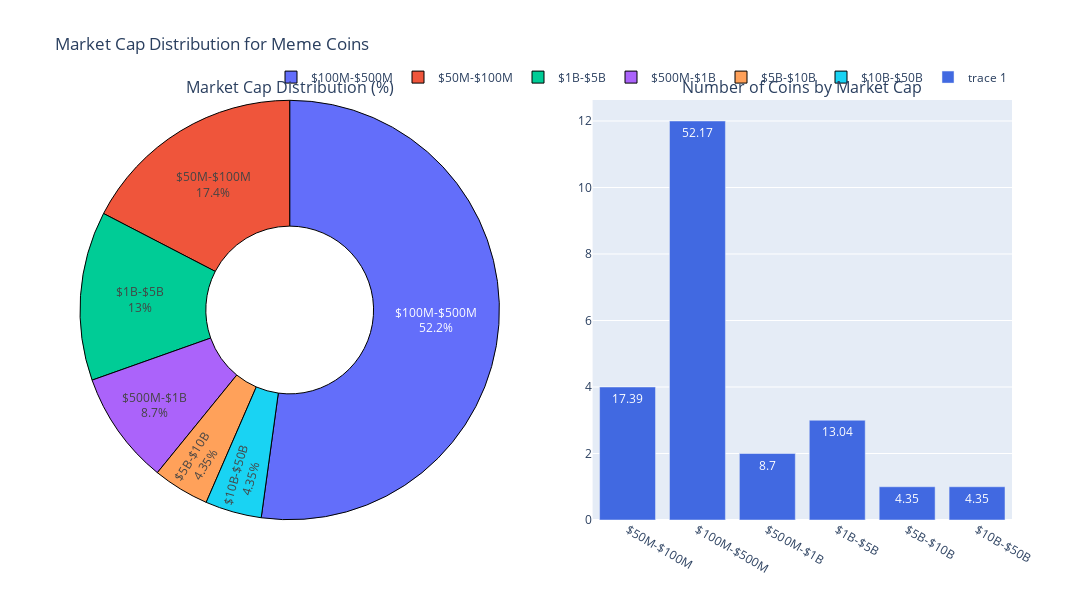
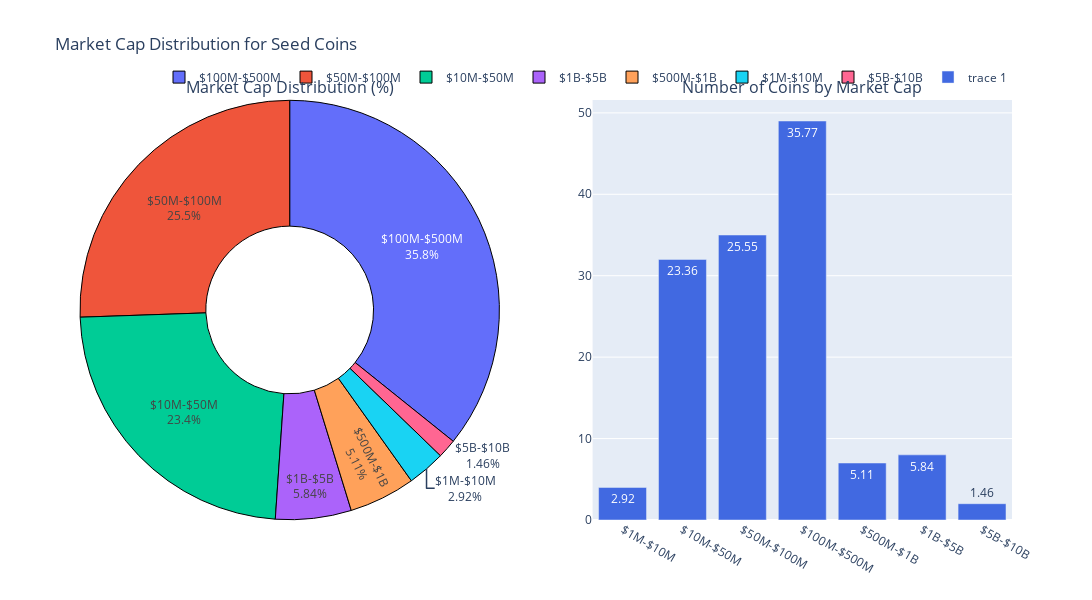
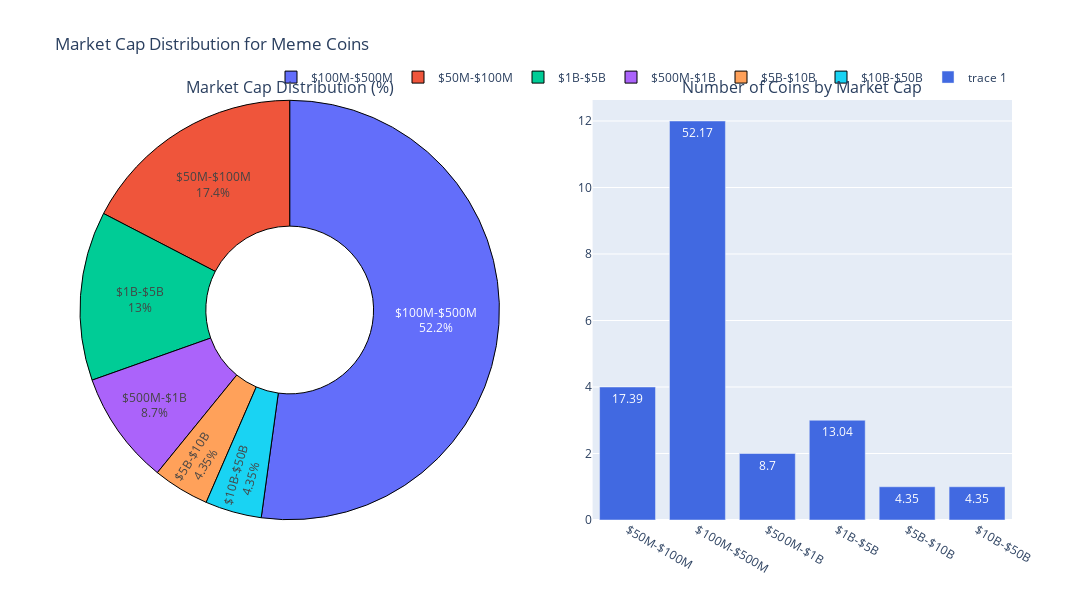

The notebook cell these images were saved under, in order:
### Code cell
# Create a function to analyze market cap distribution for any tag
def analyze_market_cap_distribution(tag=None, coins_df=get_coins_data()):
    """
    Analyze the market cap distribution of coins in a specific tag category.
    
    Parameters:
    - tag: The tag category to analyze (e.g., 'Tag_Seed', 'Tag_Meme')
    - coins_df: DataFrame containing coin data
    
    Returns:
    - DataFrame with market cap distribution analysis
    """
    # Filter by tag if specified
    if tag:
        filtered_df = coins_df[coins_df[tag] == True].copy()
    else:
        filtered_df = coins_df.copy()
    
    # Define market cap thresholds
    thresholds = [
        (0, 1_000_000, '<$1M'),
        (1_000_000, 10_000_000, '$1M-$10M'),
        (10_000_000, 50_000_000, '$10M-$50M'),
        (50_000_000, 100_000_000, '$50M-$100M'),
        (100_000_000, 500_000_000, '$100M-$500M'),
        (500_000_000, 1_000_000_000, '$500M-$1B'),
        (1_000_000_000, 5_000_000_000, '$1B-$5B'),
        (5_000_000_000, 10_000_000_000, '$5B-$10B'),
        (10_000_000_000, 50_000_000_000, '$10B-$50B'),
        (50_000_000_000, float('inf'), '>$50B')
    ]
    
    # Categorize coins by market cap
    def categorize_market_cap(cap):
        for low, high, label in thresholds:
            if low <= cap < high:
                return label
        return '>$10B'  # Default for very large caps
    
    filtered_df['Market Cap Category'] = filtered_df['Market Cap'].apply(categorize_market_cap)
    
    # Count coins in each category
    distribution = filtered_df.groupby('Market Cap Category').size().reset_index(name='Count')
    
    # Calculate percentages
    total_coins = distribution['Count'].sum()
    distribution['Percentage'] = (distribution['Count'] / total_coins * 100).round(2)
    
    # Ensure the categories are in the right order
    category_order = ['<$1M', '$1M-$10M', '$10M-$50M', '$50M-$100M', '$100M-$500M', '$500M-$1B', '$1B-$5B', '$5B-$10B', '$10B-$50B', '>$50B']
    distribution['Market Cap Category'] = pd.Categorical(
        distribution['Market Cap Category'], 
        categories=category_order, 
        ordered=True
    )
    distribution = distribution.sort_values('Market Cap Category')
    
    return distribution, filtered_df

# Create interactive widgets for tag selection
import ipywidgets as widgets
from IPython.display import display

# Get all tag columns
tag_columns = [col for col in get_coins_data().columns if col.startswith('Tag_')]
tag_options = [None] + tag_columns  # Add None option for all coins

# Create dropdown for tag selection
tag_dropdown = widgets.Dropdown(
    options=tag_options,
    description='Category:',
    value=tag_options[1]  # Default to first tag
)

# Function to update visualizations based on selected tag
def update_visualizations(tag):
    distribution, filtered_df = analyze_market_cap_distribution(tag)
    
    # Create a figure with subplots
    fig = make_subplots(
        rows=1, cols=2,
        specs=[[{"type": "pie"}, {"type": "bar"}]],
        subplot_titles=("Market Cap Distribution (%)", "Number of Coins by Market Cap")
    )
    
    # Add pie chart
    fig.add_trace(
        go.Pie(
            labels=distribution['Market Cap Category'],
            values=distribution['Percentage'],
            textinfo='label+percent',
            hoverinfo='label+percent+value',
            marker=dict(line=dict(color='#000000', width=1)),
            hole=0.4
        ),
        row=1, col=1
    )
    
    # Add bar chart
    fig.add_trace(
        go.Bar(
            x=distribution['Market Cap Category'],
            y=distribution['Count'],
            text=distribution['Percentage'],
            textposition='auto',
            hovertemplate='%{x}<br>Count: %{y}<br>Percentage: %{text:.2f}%',
            marker_color='royalblue'
        ),
        row=1, col=2
    )
    
    # Update layout
    title_text = f"Market Cap Distribution for {tag.replace('Tag_', '')} Coins" if tag else "Market Cap Distribution for All Coins"
    fig.update_layout(
        title_text=title_text,
        height=600,
        width=1200,
        showlegend=True,
        legend=dict(orientation="h", yanchor="bottom", y=1.02, xanchor="right", x=1)
    )
    
    # Display the figure
    fig.show();
    
    # Display the distribution table
    display(distribution)

# Create interactive widget
interactive_plot = widgets.interactive(update_visualizations, tag=tag_dropdown)
display(interactive_plot);

# Initialize with default tag
update_visualizations(tag_options[1]);

### Figure 1 — Plotly figure (JSON) as saved in the notebook; plotly's stock layout.template omitted (floating-point values rounded to 4 significant figures)
{"data": [{"domain": {"x": [0, 0.45], "y": [0, 1]}, "hole": 0.4, "hoverinfo": "label+percent+value", "labels": ["$50M-$100M", "$100M-$500M", "$500M-$1B", "$1B-$5B", "$5B-$10B", "$10B-$50B"], "marker": {"line": {"color": "#000000", "width": 1}}, "textinfo": "label+percent", "type": "pie", "values": [17.39, 52.17, 8.7, 13.04, 4.35, 4.35]}, {"hovertemplate": "%{x}<br>Count: %{y}<br>Percentage: %{text:.2f}%", "marker": {"color": "royalblue"}, "text": [17.39, 52.17, 8.7, 13.04, 4.35, 4.35], "textposition": "auto", "type": "bar", "x": ["$50M-$100M", "$100M-$500M", "$500M-$1B", "$1B-$5B", "$5B-$10B", "$10B-$50B"], "xaxis": "x", "y": [4, 12, 2, 3, 1, 1], "yaxis": "y"}], "layout": {"annotations": [{"font": {"size": 16}, "showarrow": false, "text": "Market Cap Distribution (%)", "x": 0.225, "xanchor": "center", "xref": "paper", "y": 1, "yanchor": "bottom", "yref": "paper"}, {"font": {"size": 16}, "showarrow": false, "text": "Number of Coins by Market Cap", "x": 0.775, "xanchor": "center", "xref": "paper", "y": 1, "yanchor": "bottom", "yref": "paper"}], "height": 600, "legend": {"orientation": "h", "x": 1, "xanchor": "right", "y": 1.02, "yanchor": "bottom"}, "showlegend": true, "title": {"text": "Market Cap Distribution for Meme Coins"}, "width": 1200, "xaxis": {"anchor": "y", "domain": [0.55, 1]}, "yaxis": {"anchor": "x", "domain": [0, 1]}}}

### Figure 2 — Plotly figure (JSON) as saved in the notebook; plotly's stock layout.template omitted (floating-point values rounded to 4 significant figures)
{"data": [{"domain": {"x": [0, 0.45], "y": [0, 1]}, "hole": 0.4, "hoverinfo": "label+percent+value", "labels": ["$1M-$10M", "$10M-$50M", "$50M-$100M", "$100M-$500M", "$500M-$1B", "$1B-$5B", "$5B-$10B"], "marker": {"line": {"color": "#000000", "width": 1}}, "textinfo": "label+percent", "type": "pie", "values": [2.92, 23.36, 25.55, 35.77, 5.11, 5.84, 1.46]}, {"hovertemplate": "%{x}<br>Count: %{y}<br>Percentage: %{text:.2f}%", "marker": {"color": "royalblue"}, "text": [2.92, 23.36, 25.55, 35.77, 5.11, 5.84, 1.46], "textposition": "auto", "type": "bar", "x": ["$1M-$10M", "$10M-$50M", "$50M-$100M", "$100M-$500M", "$500M-$1B", "$1B-$5B", "$5B-$10B"], "xaxis": "x", "y": [4, 32, 35, 49, 7, 8, 2], "yaxis": "y"}], "layout": {"annotations": [{"font": {"size": 16}, "showarrow": false, "text": "Market Cap Distribution (%)", "x": 0.225, "xanchor": "center", "xref": "paper", "y": 1, "yanchor": "bottom", "yref": "paper"}, {"font": {"size": 16}, "showarrow": false, "text": "Number of Coins by Market Cap", "x": 0.775, "xanchor": "center", "xref": "paper", "y": 1, "yanchor": "bottom", "yref": "paper"}], "height": 600, "legend": {"orientation": "h", "x": 1, "xanchor": "right", "y": 1.02, "yanchor": "bottom"}, "showlegend": true, "title": {"text": "Market Cap Distribution for Seed Coins"}, "width": 1200, "xaxis": {"anchor": "y", "domain": [0.55, 1]}, "yaxis": {"anchor": "x", "domain": [0, 1]}}}

### Figure 3 — Plotly figure (JSON) as saved in the notebook; plotly's stock layout.template omitted (floating-point values rounded to 4 significant figures)
{"data": [{"domain": {"x": [0, 0.45], "y": [0, 1]}, "hole": 0.4, "hoverinfo": "label+percent+value", "labels": ["$50M-$100M", "$100M-$500M", "$500M-$1B", "$1B-$5B", "$5B-$10B", "$10B-$50B"], "marker": {"line": {"color": "#000000", "width": 1}}, "textinfo": "label+percent", "type": "pie", "values": [17.39, 52.17, 8.7, 13.04, 4.35, 4.35]}, {"hovertemplate": "%{x}<br>Count: %{y}<br>Percentage: %{text:.2f}%", "marker": {"color": "royalblue"}, "text": [17.39, 52.17, 8.7, 13.04, 4.35, 4.35], "textposition": "auto", "type": "bar", "x": ["$50M-$100M", "$100M-$500M", "$500M-$1B", "$1B-$5B", "$5B-$10B", "$10B-$50B"], "xaxis": "x", "y": [4, 12, 2, 3, 1, 1], "yaxis": "y"}], "layout": {"annotations": [{"font": {"size": 16}, "showarrow": false, "text": "Market Cap Distribution (%)", "x": 0.225, "xanchor": "center", "xref": "paper", "y": 1, "yanchor": "bottom", "yref": "paper"}, {"font": {"size": 16}, "showarrow": false, "text": "Number of Coins by Market Cap", "x": 0.775, "xanchor": "center", "xref": "paper", "y": 1, "yanchor": "bottom", "yref": "paper"}], "height": 600, "legend": {"orientation": "h", "x": 1, "xanchor": "right", "y": 1.02, "yanchor": "bottom"}, "showlegend": true, "title": {"text": "Market Cap Distribution for Meme Coins"}, "width": 1200, "xaxis": {"anchor": "y", "domain": [0.55, 1]}, "yaxis": {"anchor": "x", "domain": [0, 1]}}}
